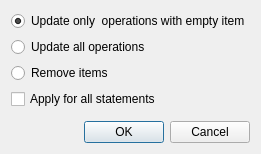
<?xml version="1.0" encoding="UTF-8"?>
<ui version="4.0">
 <class>DlgUpdateItemOptions</class>
 <widget class="QDialog" name="DlgUpdateItemOptions">
  <property name="geometry">
   <rect>
    <x>0</x>
    <y>0</y>
    <width>253</width>
    <height>154</height>
   </rect>
  </property>
  <property name="windowTitle">
   <string>Dialog</string>
  </property>
  <layout class="QVBoxLayout" name="verticalLayout">
   <item>
    <widget class="QRadioButton" name="rdbNotYetAssign">
     <property name="text">
      <string>Update only  operations with empty item</string>
     </property>
     <property name="checked">
      <bool>true</bool>
     </property>
    </widget>
   </item>
   <item>
    <widget class="QRadioButton" name="rdbAllOps">
     <property name="text">
      <string>Update all operations</string>
     </property>
    </widget>
   </item>
   <item>
    <widget class="QRadioButton" name="rdbClean">
     <property name="text">
      <string>Remove items</string>
     </property>
    </widget>
   </item>
   <item>
    <widget class="QCheckBox" name="ckbAllStats">
     <property name="text">
      <string>Apply for all statements</string>
     </property>
    </widget>
   </item>
   <item>
    <spacer name="verticalSpacer">
     <property name="orientation">
      <enum>Qt::Vertical</enum>
     </property>
     <property name="sizeHint" stdset="0">
      <size>
       <width>20</width>
       <height>10</height>
      </size>
     </property>
    </spacer>
   </item>
   <item>
    <layout class="QHBoxLayout" name="horizontalLayout">
     <item>
      <spacer name="horizontalSpacer">
       <property name="orientation">
        <enum>Qt::Horizontal</enum>
       </property>
       <property name="sizeHint" stdset="0">
        <size>
         <width>40</width>
         <height>20</height>
        </size>
       </property>
      </spacer>
     </item>
     <item>
      <widget class="QPushButton" name="btnOk">
       <property name="text">
        <string>OK</string>
       </property>
      </widget>
     </item>
     <item>
      <widget class="QPushButton" name="btnCancel">
       <property name="text">
        <string>Cancel</string>
       </property>
      </widget>
     </item>
    </layout>
   </item>
  </layout>
 </widget>
 <resources/>
 <connections/>
</ui>
